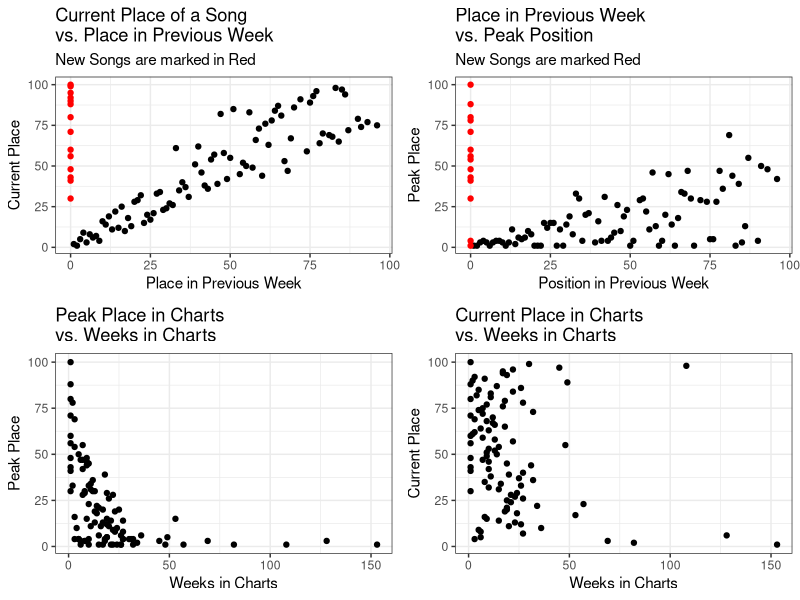
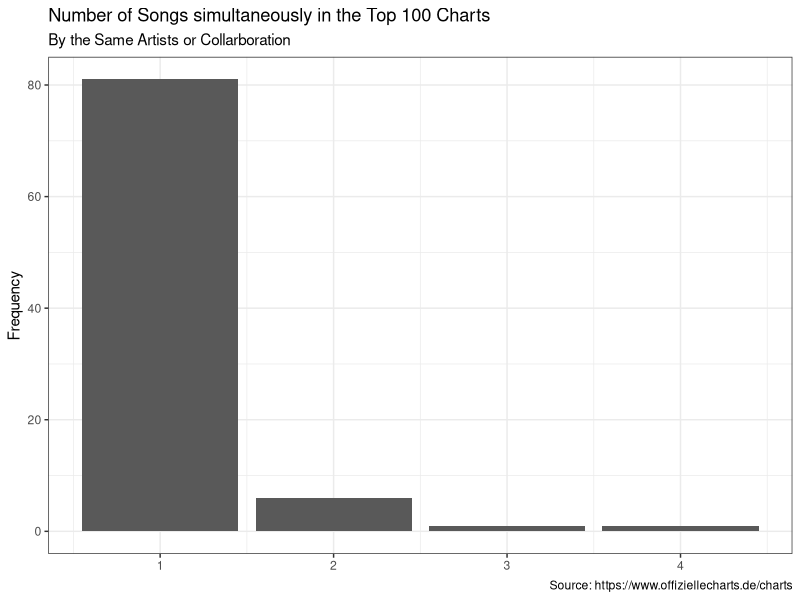
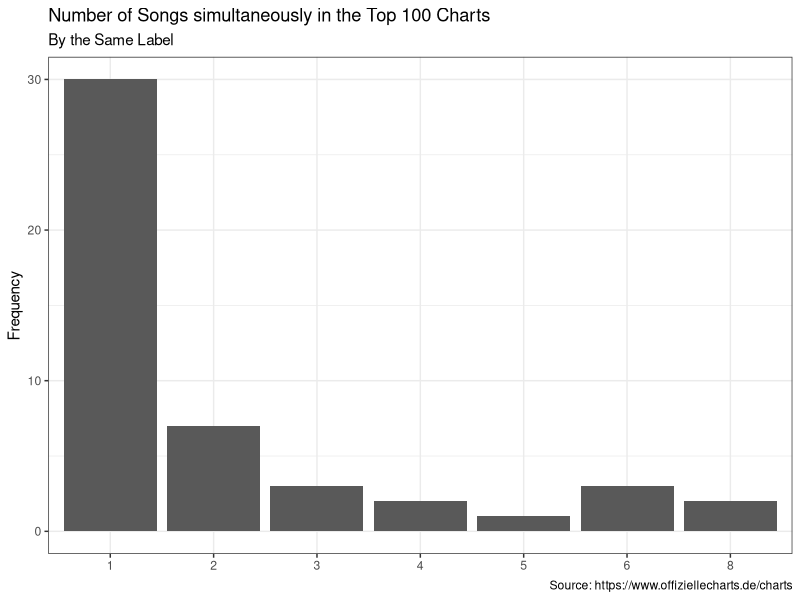

Here is the R script that generated these plots, in order:
## ---- chunk 1
library(ggplot2)
library(gridExtra)
library(readr)
library(dplyr)
chart_scrap <- read_csv('2021-12-29_charts_report.csv')
## ---- chunk 2
#Reporting Figures and Tables
#Scatter Plots
current_v_last <- ggplot(data = chart_scrap,
                                     aes(y = current, x=last_week,
                                     col=ifelse(is.na(last_week), yes = 'NA' , no = 'NonNA')))+
                                      geom_point(aes(y = current, x=last_week_fill),show.legend = F)+
                                      scale_color_manual(values = c('#FF0000','#000000'))+
                                      labs(title = 'Current Place of a Song \nvs. Place in Previous Week',
                                           subtitle = 'New Songs are marked in Red',
                                           y='Current Place', x='Place in Previous Week')+
                                        theme_bw()
weeks_v_peak <- ggplot(data = chart_scrap,
                                             aes(x=weeks_in_charts, y=peak_in_charts))+
                                              geom_point()+
                                              labs(title = 'Peak Place in Charts \nvs. Weeks in Charts',
                                                   x='Weeks in Charts', y='Peak Place')+
                                              theme_bw()
week_v_current <- ggplot(data = chart_scrap, aes(x=weeks_in_charts, y=current))+
                                      geom_point()+
                                      labs(title = 'Current Place in Charts \nvs. Weeks in Charts',
                                           x='Weeks in Charts', y='Current Place')+
                                      theme_bw()
last_v_peak <- ggplot(data = chart_scrap, aes(x=last_week_fill, y=peak_in_charts,
                                                col=ifelse(is.na(last_week), yes = 'NA' , no = 'NonNA')))+
                                    geom_point(show.legend = F)+
                                    labs(title = 'Place in Previous Week \nvs. Peak Position',
                                         subtitle = 'New Songs are marked Red',
                                         x='Position in Previous Week', y='Peak Place')+
                                    scale_color_manual(values = c('#FF0000','#000000'))+
                                    theme_bw()
grid.arrange(current_v_last,last_v_peak, weeks_v_peak,week_v_current, nrow=2)
## ---- chunk 3
chart_scrap%>%
                      count(artist)%>%
                      ggplot(aes(x=n))+
                      geom_bar()+
                      labs(title = 'Number of Songs simultaneously in the Top 100 Charts',
                           subtitle = 'By the Same Artists or Collarboration',
                           y='Frequency',
                           x=NULL,
                           caption = 'Source: https://www.offiziellecharts.de/charts')+
                      theme_bw()
chart_scrap%>%
                        count(artist,sort = T)%>%
                        filter(n>1)%>%
                        knitr::kable()
chart_scrap%>%
                      count(label)%>%
                      ggplot(aes(x=as.factor(n)))+
                      geom_bar()+
                      geom_bar()+
                      labs(title = 'Number of Songs simultaneously in the Top 100 Charts',
                           subtitle = 'By the Same Label',
                           y='Frequency',
                           x=NULL,
                           caption = 'Source: https://www.offiziellecharts.de/charts')+
                      theme_bw()
chart_scrap%>%
                        count(label, sort = T)%>%
                        filter(n>1)%>%
                        knitr::kable()
## ---- chunk 4
#Songs that are currently peaking
chart_scrap%>%
                        filter(current == peak_in_charts)%>%
                        select(artist, title, current)%>%
                        rename(Position = current)%>%
                        knitr::kable()
